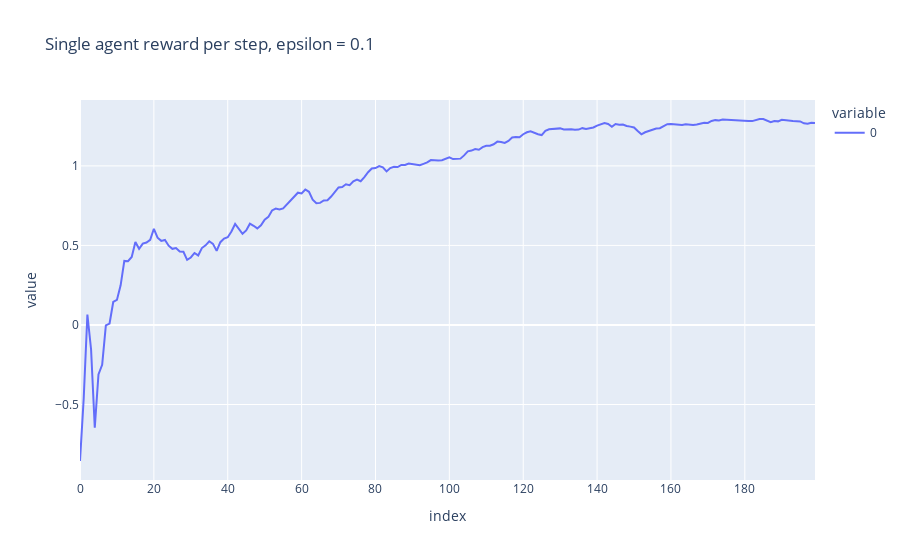

Source (notebook cell):
### Code cell
TIMESTEPS = 200
EPSILON = 0.1
bandits_q = random.normal(key, (env.K,))
q_values, pulls, _, rewards = bandits_rollout(key, TIMESTEPS, bandits_q, EPSILON, env, agent, policy)
px.line(rewards.cumsum()/(jnp.arange(len(rewards))+1), title=f"Single agent reward per step, epsilon = {EPSILON}")

### Figure 1 — Plotly figure (JSON) as saved in the notebook; plotly's stock layout.template omitted (floating-point values rounded to 4 significant figures; data arrays with more than 128 entries replaced by an {"elided": "..."} marker saying what was removed)
{"data": [{"hovertemplate": "variable=0<br>index=%{x}<br>value=%{y}<extra></extra>", "legendgroup": "0", "line": {"color": "#636efa", "dash": "solid"}, "marker": {"symbol": "circle"}, "mode": "lines", "name": "0", "orientation": "v", "showlegend": true, "type": "scatter", "x": {"elided": "200 int values"}, "xaxis": "x", "y": {"elided": "200 float values"}, "yaxis": "y"}], "layout": {"legend": {"title": {"text": "variable"}, "tracegroupgap": 0}, "title": {"text": "Single agent reward per step, epsilon = 0.1"}, "xaxis": {"anchor": "y", "domain": [0, 1], "title": {"text": "index"}}, "yaxis": {"anchor": "x", "domain": [0, 1], "title": {"text": "value"}}}}
